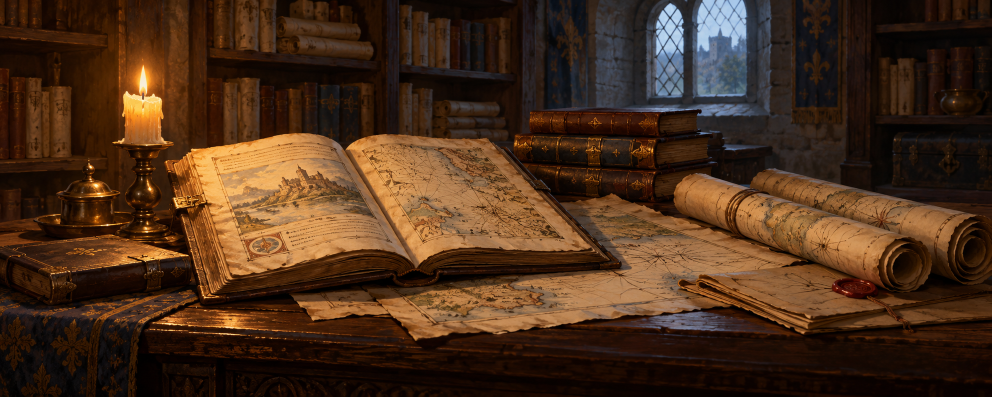
#> input picture art/source/20261027/rol_family_archive_decision.png, 1983 x 793 px (shown at 1/2 size)
$ python png_to_dds_bc1.py ../../art/source/20261027/rol_family_archive_decision.png out.png
#> lines starting #> are read from the running program, lines starting #| are printed output that depends on the picture
# -*- coding: utf-8 -*-
"""Convert a PNG event background to a cropped BC1/DXT1 DDS.

The encoder intentionally targets opaque event backgrounds only.  It keeps the
conversion local and reproducible when DirectXTex is unavailable, and writes a
standard DDS header that CK3 can load.
"""

from __future__ import annotations

import argparse
import struct
from pathlib import Path

from PIL import Image


def _rgb565(rgb: tuple[int, int, int]) -> int:
    r, g, b = rgb
    return ((r * 31 + 127) // 255 << 11) | ((g * 63 + 127) // 255 << 5) | ((b * 31 + 127) // 255)


def _unpack565(value: int) -> tuple[int, int, int]:
    return (
        ((value >> 11) & 31) * 255 // 31,
        ((value >> 5) & 63) * 255 // 63,
        (value & 31) * 255 // 31,
    )


def _palette(c0: int, c1: int) -> list[tuple[int, int, int]]:
    a, b = _unpack565(c0), _unpack565(c1)
    return [
        a,
        b,
        tuple((2 * a[i] + b[i]) // 3 for i in range(3)),
        tuple((a[i] + 2 * b[i]) // 3 for i in range(3)),
    ]


def _block(block: list[tuple[int, int, int]]) -> bytes:
    # Use the darkest and lightest colors as endpoints. Keeping c0 > c1
    # selects opaque four-color BC1 mode, which is appropriate for backgrounds.
    lo = min(block, key=lambda c: (sum(c), c))
    hi = max(block, key=lambda c: (sum(c), c))
    c0, c1 = _rgb565(hi), _rgb565(lo)
    if c0 < c1:
        c0, c1 = c1, c0
    colors = _palette(c0, c1)
    indices = 0
    for i, color in enumerate(block):
        choice = min(range(4), key=lambda j: sum((color[k] - colors[j][k]) ** 2 for k in range(3)))
        indices |= choice << (2 * i)
    return struct.pack("<HHI", c0, c1, indices)


def _crop_resize(source: Path, width: int, height: int) -> Image.Image:
#> called with width = 1592, height = 848
    image = Image.open(source).convert("RGB")
#> image is the input picture: PIL image 1983x793 RGB; mean R, G, B 73.5, 46.7, 27
    source_ratio = image.width / image.height
#> source_ratio = 2.5
    target_ratio = width / height
    if source_ratio > target_ratio:
        crop_width = round(image.height * target_ratio)
#> crop_width = 1489
        left = (image.width - crop_width) // 2
#> left = 247
        image = image.crop((left, 0, left + crop_width, image.height))
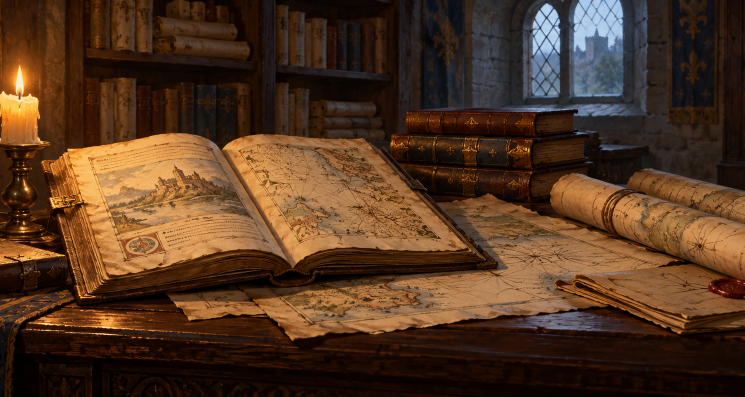
#> image: PIL image 1489x793 RGB (shown at 1/2 size); mean R, G, B 82.3, 54.1, 32.8
    else:
        crop_height = round(image.width / target_ratio)
        top = (image.height - crop_height) // 2
        image = image.crop((0, top, image.width, top + crop_height))
    return image.resize((width, height), Image.Resampling.LANCZOS)
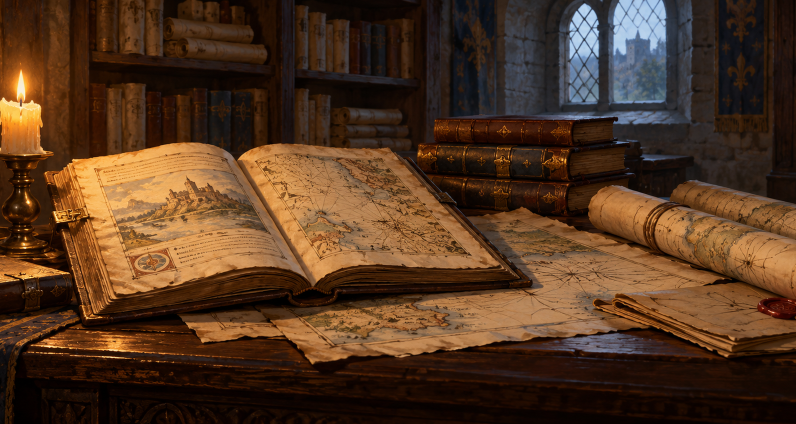
#> returned value: PIL image 1592x848 RGB (shown at 1/2 size); mean R, G, B 82.3, 54.1, 32.8


def encode(source: Path, destination: Path, width: int = 1592, height: int = 848) -> None:
    if width % 4 or height % 4:
        raise ValueError("BC1 dimensions must be divisible by four")
    image = _crop_resize(source, width, height)
    pixels = image.load()
    blocks = bytearray()
    for y in range(0, height, 4):
        for x in range(0, width, 4):
            block = [pixels[x + dx, y + dy] for dy in range(4) for dx in range(4)]
            blocks.extend(_block(block))

    pixel_format = struct.pack("<I I 4s I I I I I", 32, 0x4, b"DXT1", 0, 0, 0, 0, 0)
    header = struct.pack(
        "<I I I I I I I 11I",
        124,
        0x1 | 0x2 | 0x4 | 0x1000,
        height,
        width,
        ((width + 3) // 4) * 8,
        0,
        1,
        *([0] * 11),
    )
    caps = struct.pack("<I I I I I", 0x1000, 0, 0, 0, 0)
    destination.parent.mkdir(parents=True, exist_ok=True)
    destination.write_bytes(b"DDS " + header + pixel_format + caps + blocks)


def main() -> None:
    parser = argparse.ArgumentParser(description=__doc__)
    parser.add_argument("source", type=Path)
    parser.add_argument("destination", type=Path)
    parser.add_argument("--width", type=int, default=1592)
    parser.add_argument("--height", type=int, default=848)
    args = parser.parse_args()
    encode(args.source, args.destination, args.width, args.height)
    print(f"[OK] wrote {args.destination} ({args.width}x{args.height}, BC1/DXT1)")


if __name__ == "__main__":
    main()
